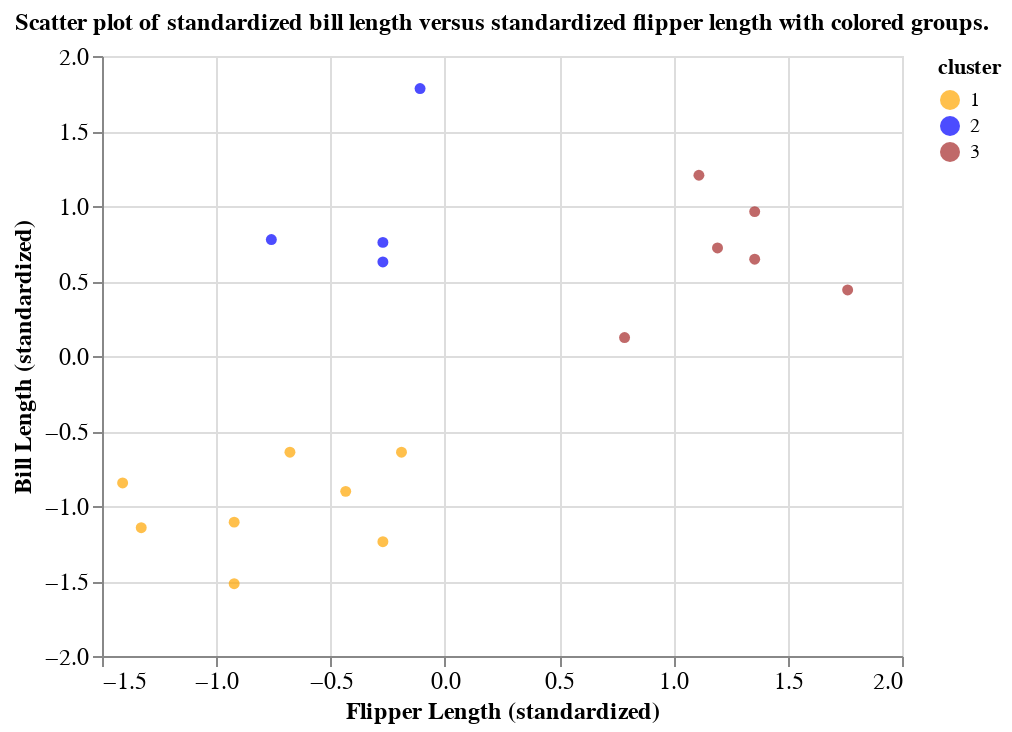

Source (notebook cell):
### Markdown cell above
Based \index{ggplot}\index{ggplot!geom\_point} on the visualization 
in Figure \@ref(fig:10-toy-example-plot), 
we might suspect there are a few subtypes of penguins within our data set.
We can see roughly 3 groups of observations in Figure \@ref(fig:10-toy-example-plot),
including:

1. a small flipper and bill length group,
2. a small flipper length, but large bill length group, and
3. a large  flipper and bill length group.

Data visualization is a great tool to give us a rough sense of such patterns
when we have a small number of variables. 
But if we are to group data&mdash;and select the number of groups&mdash;as part of 
a reproducible analysis, we need something a bit more automated.
Additionally, finding groups via visualization becomes more difficult 
as we increase the number of variables we consider when clustering.
The way to rigorously separate the data into groups 
is to use a clustering algorithm.
In this chapter, we will focus on the *K-means* algorithm, 
\index{K-means} a widely used and often very effective clustering method, 
combined with the *elbow method* \index{elbow method} 
for selecting the number of clusters. 
This procedure will separate the data into groups;
Figure \@ref(fig:10-toy-example-clustering) shows these groups
denoted by colored scatter points.

### Code cell
colors = ["orange", "blue", "brown"]

alt.Chart(data, title="Scatter plot of standardized bill length versus standardized flipper length with colored groups.").mark_circle().encode(
    x = alt.X("flipper_length_standardized", title="Flipper Length (standardized)"),
    y = alt.Y("bill_length_standardized", title="Bill Length (standardized)"),
    color = alt.Color('cluster:N', scale=alt.Scale(range=colors))).configure_axis(
    labelFontSize=12,
    titleFontSize=12
).configure_title(fontSize=12)

### Figure 1 — Vega-Lite specification as saved in the notebook (floating-point values rounded to 4 significant figures)
{"$schema": "https://vega.github.io/schema/vega-lite/v4.17.0.json", "config": {"axis": {"labelFontSize": 12, "titleFontSize": 12}, "title": {"fontSize": 12}, "view": {"continuousHeight": 300, "continuousWidth": 400}}, "data": {"name": "data-3c9eea8c1410ca5343e5f80a37a0a937"}, "datasets": {"data-3c9eea8c1410ca5343e5f80a37a0a937": [{"bill_depth_mm": 21.1, "bill_length_mm": 39.2, "bill_length_standardized": -0.6414, "body_mass_g": 4150, "cluster": 1, "flipper_length_mm": 196, "flipper_length_standardized": -0.1898, "island": "Dream", "sex": "male", "year": 2007}, {"bill_depth_mm": 18.0, "bill_length_mm": 36.5, "bill_length_standardized": -1.145, "body_mass_g": 3150, "cluster": 1, "flipper_length_mm": 182, "flipper_length_standardized": -1.328, "island": "Dream", "sex": "female", "year": 2007}, {"bill_depth_mm": 18.1, "bill_length_mm": 34.5, "bill_length_standardized": -1.518, "body_mass_g": 2900, "cluster": 1, "flipper_length_mm": 187, "flipper_length_standardized": -0.9218, "island": "Biscoe", "sex": "female", "year": 2008}, {"bill_depth_mm": 18.8, "bill_length_mm": 36.7, "bill_length_standardized": -1.108, "body_mass_g": 3800, "cluster": 1, "flipper_length_mm": 187, "flipper_length_standardized": -0.9218, "island": "Torgersen", "sex": "female", "year": 2008}, {"bill_depth_mm": 17.0, "bill_length_mm": 38.1, "bill_length_standardized": -0.8465, "body_mass_g": 3175, "cluster": 1, "flipper_length_mm": 181, "flipper_length_standardized": -1.41, "island": "Biscoe", "sex": "female", "year": 2009}, {"bill_depth_mm": 18.6, "bill_length_mm": 39.2, "bill_length_standardized": -0.6414, "body_mass_g": 4250, "cluster": 1, "flipper_length_mm": 190, "flipper_length_standardized": -0.6778, "island": "Dream", "sex": "male", "year": 2009}, {"bill_depth_mm": 17.8, "bill_length_mm": 36.0, "bill_length_standardized": -1.238, "body_mass_g": 3450, "cluster": 1, "flipper_length_mm": 195, "flipper_length_standardized": -0.2711, "island": "Dream", "sex": "female", "year": 2009}, {"bill_depth_mm": 18.1, "bill_length_mm": 37.8, "bill_length_standardized": -0.9025, "body_mass_g": 3750, "cluster": 1, "flipper_length_mm": 193, "flipper_length_standardized": -0.4338, "island": "Dream", "sex": "male", "year": 2009}, {"bill_depth_mm": 14.5, "bill_length_mm": 46.5, "bill_length_standardized": 0.7201, "body_mass_g": 4400, "cluster": 3, "flipper_length_mm": 213, "flipper_length_standardized": 1.193, "island": "Biscoe", "sex": "female", "year": 2007}, {"bill_depth_mm": 15.1, "bill_length_mm": 46.1, "bill_length_standardized": 0.6455, "body_mass_g": 5100, "cluster": 3, "flipper_length_mm": 215, "flipper_length_standardized": 1.356, "island": "Biscoe", "sex": "male", "year": 2007}, {"bill_depth_mm": 15.0, "bill_length_mm": 47.8, "bill_length_standardized": 0.9626, "body_mass_g": 5650, "cluster": 3, "flipper_length_mm": 215, "flipper_length_standardized": 1.356, "island": "Biscoe", "sex": "male", "year": 2007}, {"bill_depth_mm": 15.4, "bill_length_mm": 45.0, "bill_length_standardized": 0.4404, "body_mass_g": 5050, "cluster": 3, "flipper_length_mm": 220, "flipper_length_standardized": 1.762, "island": "Biscoe", "sex": "male", "year": 2008}, {"bill_depth_mm": 14.5, "bill_length_mm": 49.1, "bill_length_standardized": 1.205, "body_mass_g": 4625, "cluster": 3, "flipper_length_mm": 212, "flipper_length_standardized": 1.112, "island": "Biscoe", "sex": "female", "year": 2009}, {"bill_depth_mm": 14.0, "bill_length_mm": 43.3, "bill_length_standardized": 0.1233, "body_mass_g": 4575, "cluster": 3, "flipper_length_mm": 208, "flipper_length_standardized": 0.7862, "island": "Biscoe", "sex": "female", "year": 2009}, {"bill_depth_mm": 18.9, "bill_length_mm": 46.0, "bill_length_standardized": 0.6269, "body_mass_g": 4150, "cluster": 2, "flipper_length_mm": 195, "flipper_length_standardized": -0.2711, "island": "Dream", "sex": "female", "year": 2007}, {"bill_depth_mm": 17.9, "bill_length_mm": 46.7, "bill_length_standardized": 0.7574, "body_mass_g": 3300, "cluster": 2, "flipper_length_mm": 195, "flipper_length_standardized": -0.2711, "island": "Dream", "sex": "female", "year": 2007}, {"bill_depth_mm": 18.8, "bill_length_mm": 52.2, "bill_length_standardized": 1.783, "body_mass_g": 3450, "cluster": 2, "flipper_length_mm": 197, "flipper_length_standardized": -0.1084, "island": "Dream", "sex": "male", "year": 2009}, {"bill_depth_mm": 16.5, "bill_length_mm": 46.8, "bill_length_standardized": 0.7761, "body_mass_g": 3650, "cluster": 2, "flipper_length_mm": 189, "flipper_length_standardized": -0.7591, "island": "Dream", "sex": "female", "year": 2009}]}, "encoding": {"color": {"field": "cluster", "scale": {"range": ["orange", "blue", "brown"]}, "type": "nominal"}, "x": {"field": "flipper_length_standardized", "title": "Flipper Length (standardized)", "type": "quantitative"}, "y": {"field": "bill_length_standardized", "title": "Bill Length (standardized)", "type": "quantitative"}}, "mark": "circle", "title": "Scatter plot of standardized bill length versus standardized flipper length with colored groups."}
